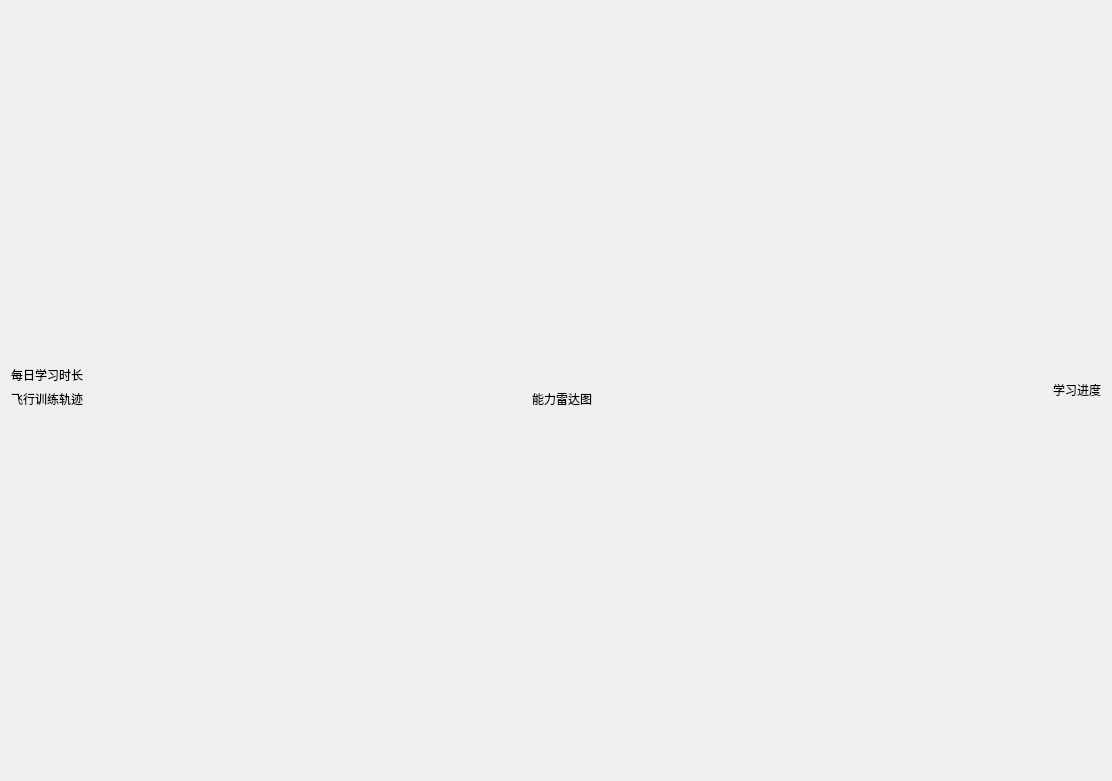
<?xml version="1.0" encoding="UTF-8"?>
<ui version="4.0">
 <class>Widget</class>
 <widget class="QWidget" name="Widget">
  <property name="geometry">
   <rect>
    <x>0</x>
    <y>0</y>
    <width>1112</width>
    <height>781</height>
   </rect>
  </property>
  <property name="windowTitle">
   <string>训练情况统计系统</string>
  </property>
  <property name="styleSheet">
   <string notr="true">widget { background-color: white; }</string>
  </property>
  <layout class="QGridLayout" name="gridLayout">
   <item row="0" column="0">
    <layout class="QHBoxLayout" name="horizontalLayout_2">
     <item>
      <layout class="QVBoxLayout" name="verticalLayout_4">
       <item>
        <layout class="QVBoxLayout" name="verticalLayout">
         <property name="sizeConstraint">
          <enum>QLayout::SizeConstraint::SetDefaultConstraint</enum>
         </property>
         <item>
          <widget class="QLabel" name="label">
           <property name="sizePolicy">
            <sizepolicy hsizetype="Fixed" vsizetype="Fixed">
             <horstretch>0</horstretch>
             <verstretch>0</verstretch>
            </sizepolicy>
           </property>
           <property name="text">
            <string>每日学习时长</string>
           </property>
          </widget>
         </item>
        </layout>
       </item>
       <item>
        <layout class="QHBoxLayout" name="horizontalLayout">
         <item>
          <layout class="QVBoxLayout" name="verticalLayout_2">
           <property name="sizeConstraint">
            <enum>QLayout::SizeConstraint::SetDefaultConstraint</enum>
           </property>
           <item>
            <widget class="QLabel" name="label_2">
             <property name="sizePolicy">
              <sizepolicy hsizetype="Fixed" vsizetype="Fixed">
               <horstretch>0</horstretch>
               <verstretch>0</verstretch>
              </sizepolicy>
             </property>
             <property name="text">
              <string>飞行训练轨迹</string>
             </property>
            </widget>
           </item>
           <item>
            <widget class="EllipseMotionWidget" name="ellipseMotionWidget" native="true">
             <property name="styleSheet">
              <string notr="true">QWidget#ellipseMotionWidget
{
	background-color:rgb(255, 255, 255)
}</string>
             </property>
            </widget>
           </item>
          </layout>
         </item>
         <item>
          <layout class="QVBoxLayout" name="verticalLayout_3">
           <item>
            <widget class="QLabel" name="label_3">
             <property name="sizePolicy">
              <sizepolicy hsizetype="Fixed" vsizetype="Fixed">
               <horstretch>0</horstretch>
               <verstretch>0</verstretch>
              </sizepolicy>
             </property>
             <property name="text">
              <string>能力雷达图</string>
             </property>
            </widget>
           </item>
           <item>
            <widget class="RadarChartWidget" name="widget" native="true">
             <property name="styleSheet">
              <string notr="true">QWidget#widget
{
	background-color:rgb(255, 255, 255)
}</string>
             </property>
            </widget>
           </item>
          </layout>
         </item>
        </layout>
       </item>
      </layout>
     </item>
     <item>
      <layout class="QVBoxLayout" name="verticalLayout_5">
       <item>
        <widget class="QLabel" name="label_4">
         <property name="sizePolicy">
          <sizepolicy hsizetype="Fixed" vsizetype="Fixed">
           <horstretch>0</horstretch>
           <verstretch>0</verstretch>
          </sizepolicy>
         </property>
         <property name="text">
          <string>学习进度</string>
         </property>
        </widget>
       </item>
      </layout>
     </item>
    </layout>
   </item>
  </layout>
 </widget>
 <customwidgets>
  <customwidget>
   <class>EllipseMotionWidget</class>
   <extends>QWidget</extends>
   <header location="global">EllipseMotionWidget.h</header>
   <container>1</container>
  </customwidget>
  <customwidget>
   <class>RadarChartWidget</class>
   <extends>QWidget</extends>
   <header location="global">radarchartwidget.h</header>
   <container>1</container>
  </customwidget>
 </customwidgets>
 <resources/>
 <connections/>
</ui>
